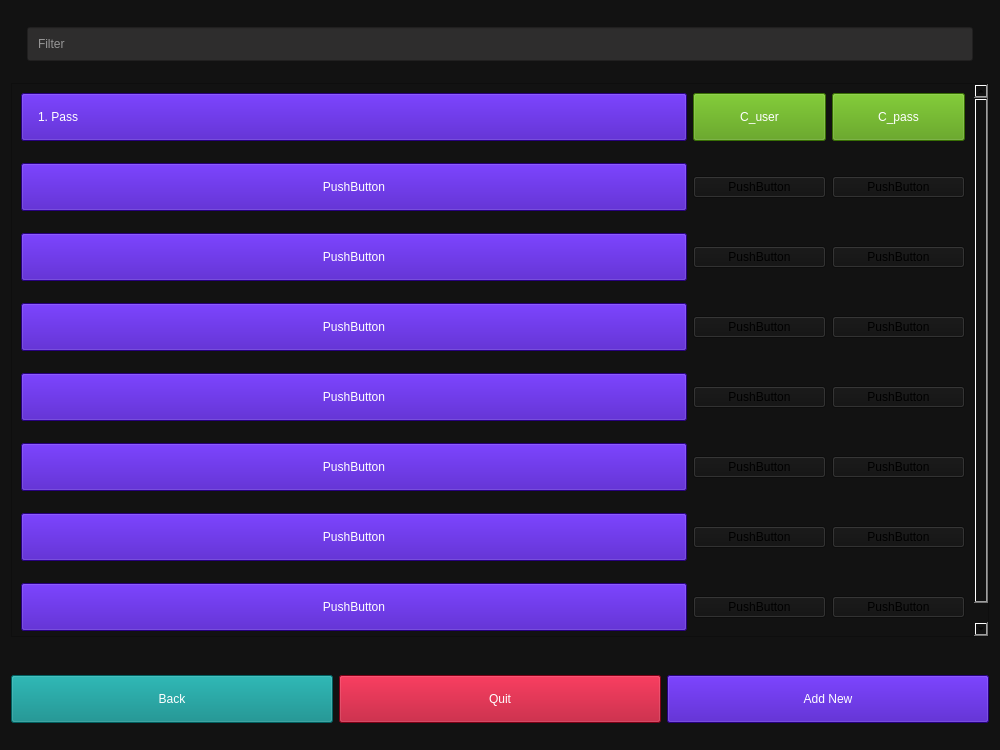
<?xml version="1.0" encoding="UTF-8"?>
<ui version="4.0">
 <class>Form</class>
 <widget class="QWidget" name="Form">
  <property name="geometry">
   <rect>
    <x>0</x>
    <y>0</y>
    <width>1000</width>
    <height>750</height>
   </rect>
  </property>
  <property name="windowTitle">
   <string>Form</string>
  </property>
  <property name="styleSheet">
   <string notr="true">background-color: rgb(18, 18, 18);</string>
  </property>
  <layout class="QGridLayout" name="gridLayout_2">
   <item row="0" column="0">
    <layout class="QGridLayout" name="gridLayout" rowstretch="0,0,0,0">
     <item row="3" column="0">
      <layout class="QHBoxLayout" name="horizontalLayout">
       <property name="topMargin">
        <number>32</number>
       </property>
       <property name="bottomMargin">
        <number>16</number>
       </property>
       <item>
        <widget class="QPushButton" name="back_button">
         <property name="styleSheet">
          <string notr="true">font: 81 20pt &quot;FreeSans&quot;;
background-color: rgb(1, 135, 134);
color: rgb(255, 255, 255);
padding: 16px;</string>
         </property>
         <property name="text">
          <string>Back</string>
         </property>
        </widget>
       </item>
       <item>
        <widget class="QPushButton" name="quit_button">
         <property name="styleSheet">
          <string notr="true">font: 81 20pt &quot;FreeSans&quot;;
background-color: rgb(176, 0, 32);
color: rgb(255, 255, 255);
padding: 16px;</string>
         </property>
         <property name="text">
          <string>Quit</string>
         </property>
        </widget>
       </item>
       <item>
        <widget class="QPushButton" name="add_new_button">
         <property name="styleSheet">
          <string notr="true">font: 81 20pt &quot;FreeSans&quot;;
background-color: rgb(55, 0, 179);
color: rgb(255, 255, 255);
padding: 16px;</string>
         </property>
         <property name="text">
          <string>Add New</string>
         </property>
        </widget>
       </item>
      </layout>
     </item>
     <item row="1" column="0">
      <widget class="QLineEdit" name="filter_lineEdit">
       <property name="minimumSize">
        <size>
         <width>0</width>
         <height>48</height>
        </size>
       </property>
       <property name="styleSheet">
        <string notr="true">background-color: rgb(46, 45, 45);
color: rgb(255, 255, 255);
font: 63 20pt &quot;FreeSans&quot;;
margin: 16px;
padding: 8px;</string>
       </property>
       <property name="placeholderText">
        <string>Filter</string>
       </property>
      </widget>
     </item>
     <item row="2" column="0">
      <widget class="QScrollArea" name="scrollArea">
       <property name="styleSheet">
        <string notr="true">QScrollBar::vertical {              
        border: 1px solid #999999;
        background:rgb(211, 215, 207);
        width: 24px;    
        margin: 24px 0px 24px 0px;
}
QScrollBar::handle:vertical {
        min-height: 24px;
		 background: rgb(136, 138, 133);
}

QScrollBar::add-line:vertical {
        height: 24px;
        subcontrol-position: bottom;
        subcontrol-origin: margin;
}
QScrollBar::sub-line:vertical {
        height: 24px;
        subcontrol-position: top;
        subcontrol-origin: margin;
}</string>
       </property>
       <property name="widgetResizable">
        <bool>true</bool>
       </property>
       <widget class="QWidget" name="scrollAreaWidgetContents">
        <property name="geometry">
         <rect>
          <x>0</x>
          <y>0</y>
          <width>964</width>
          <height>694</height>
         </rect>
        </property>
        <layout class="QVBoxLayout" name="verticalLayout_2">
         <item>
          <layout class="QVBoxLayout" name="verticalLayout">
           <item>
            <layout class="QHBoxLayout" name="horizontalLayout_2" stretch="5,1,1">
             <property name="topMargin">
              <number>0</number>
             </property>
             <property name="bottomMargin">
              <number>16</number>
             </property>
             <item>
              <widget class="QPushButton" name="pushButton">
               <property name="styleSheet">
                <string notr="true">font: 81 20pt &quot;FreeSans&quot;;
background-color: rgb(55, 0, 179);
color: rgb(255, 255, 255);
padding: 16px;
text-align: left;</string>
               </property>
               <property name="text">
                <string>1. Pass</string>
               </property>
              </widget>
             </item>
             <item>
              <widget class="QPushButton" name="pushButton_2">
               <property name="styleSheet">
                <string notr="true">font: 100 20pt &quot;FreeSans&quot;;
background-color: rgb(78, 154, 6);
color: rgb(255, 255, 255);
padding: 16px;</string>
               </property>
               <property name="text">
                <string>C_user</string>
               </property>
              </widget>
             </item>
             <item>
              <widget class="QPushButton" name="pushButton_3">
               <property name="styleSheet">
                <string notr="true">font: 100 20pt &quot;FreeSans&quot;;
background-color: rgb(78, 154, 6);
color: rgb(255, 255, 255);
padding: 16px;</string>
               </property>
               <property name="text">
                <string>C_pass</string>
               </property>
              </widget>
             </item>
            </layout>
           </item>
          </layout>
         </item>
         <item>
          <layout class="QHBoxLayout" name="horizontalLayout_3" stretch="5,1,1">
           <property name="topMargin">
            <number>0</number>
           </property>
           <property name="bottomMargin">
            <number>16</number>
           </property>
           <item>
            <widget class="QPushButton" name="pushButton_4">
             <property name="styleSheet">
              <string notr="true">font: 81 20pt &quot;FreeSans&quot;;
background-color: rgb(55, 0, 179);
color: rgb(255, 255, 255);
padding: 16px;</string>
             </property>
             <property name="text">
              <string>PushButton</string>
             </property>
            </widget>
           </item>
           <item>
            <widget class="QPushButton" name="pushButton_5">
             <property name="text">
              <string>PushButton</string>
             </property>
            </widget>
           </item>
           <item>
            <widget class="QPushButton" name="pushButton_6">
             <property name="text">
              <string>PushButton</string>
             </property>
            </widget>
           </item>
          </layout>
         </item>
         <item>
          <layout class="QHBoxLayout" name="horizontalLayout_4" stretch="5,1,1">
           <property name="topMargin">
            <number>0</number>
           </property>
           <property name="bottomMargin">
            <number>16</number>
           </property>
           <item>
            <widget class="QPushButton" name="pushButton_9">
             <property name="styleSheet">
              <string notr="true">font: 81 20pt &quot;FreeSans&quot;;
background-color: rgb(55, 0, 179);
color: rgb(255, 255, 255);
padding: 16px;</string>
             </property>
             <property name="text">
              <string>PushButton</string>
             </property>
            </widget>
           </item>
           <item>
            <widget class="QPushButton" name="pushButton_8">
             <property name="text">
              <string>PushButton</string>
             </property>
            </widget>
           </item>
           <item>
            <widget class="QPushButton" name="pushButton_7">
             <property name="text">
              <string>PushButton</string>
             </property>
            </widget>
           </item>
          </layout>
         </item>
         <item>
          <layout class="QHBoxLayout" name="horizontalLayout_5" stretch="5,1,1">
           <property name="topMargin">
            <number>0</number>
           </property>
           <property name="bottomMargin">
            <number>16</number>
           </property>
           <item>
            <widget class="QPushButton" name="pushButton_12">
             <property name="styleSheet">
              <string notr="true">font: 81 20pt &quot;FreeSans&quot;;
background-color: rgb(55, 0, 179);
color: rgb(255, 255, 255);
padding: 16px;</string>
             </property>
             <property name="text">
              <string>PushButton</string>
             </property>
            </widget>
           </item>
           <item>
            <widget class="QPushButton" name="pushButton_11">
             <property name="text">
              <string>PushButton</string>
             </property>
            </widget>
           </item>
           <item>
            <widget class="QPushButton" name="pushButton_10">
             <property name="text">
              <string>PushButton</string>
             </property>
            </widget>
           </item>
          </layout>
         </item>
         <item>
          <layout class="QHBoxLayout" name="horizontalLayout_6" stretch="5,1,1">
           <property name="topMargin">
            <number>0</number>
           </property>
           <property name="bottomMargin">
            <number>16</number>
           </property>
           <item>
            <widget class="QPushButton" name="pushButton_16">
             <property name="styleSheet">
              <string notr="true">font: 81 20pt &quot;FreeSans&quot;;
background-color: rgb(55, 0, 179);
color: rgb(255, 255, 255);
padding: 16px;</string>
             </property>
             <property name="text">
              <string>PushButton</string>
             </property>
            </widget>
           </item>
           <item>
            <widget class="QPushButton" name="pushButton_15">
             <property name="text">
              <string>PushButton</string>
             </property>
            </widget>
           </item>
           <item>
            <widget class="QPushButton" name="pushButton_13">
             <property name="text">
              <string>PushButton</string>
             </property>
            </widget>
           </item>
          </layout>
         </item>
         <item>
          <layout class="QHBoxLayout" name="horizontalLayout_7" stretch="5,1,1">
           <property name="topMargin">
            <number>0</number>
           </property>
           <property name="bottomMargin">
            <number>16</number>
           </property>
           <item>
            <widget class="QPushButton" name="pushButton_18">
             <property name="styleSheet">
              <string notr="true">font: 81 20pt &quot;FreeSans&quot;;
background-color: rgb(55, 0, 179);
color: rgb(255, 255, 255);
padding: 16px;</string>
             </property>
             <property name="text">
              <string>PushButton</string>
             </property>
            </widget>
           </item>
           <item>
            <widget class="QPushButton" name="pushButton_17">
             <property name="text">
              <string>PushButton</string>
             </property>
            </widget>
           </item>
           <item>
            <widget class="QPushButton" name="pushButton_14">
             <property name="text">
              <string>PushButton</string>
             </property>
            </widget>
           </item>
          </layout>
         </item>
         <item>
          <layout class="QHBoxLayout" name="horizontalLayout_8" stretch="5,1,1">
           <property name="bottomMargin">
            <number>16</number>
           </property>
           <item>
            <widget class="QPushButton" name="pushButton_21">
             <property name="styleSheet">
              <string notr="true">font: 81 20pt &quot;FreeSans&quot;;
background-color: rgb(55, 0, 179);
color: rgb(255, 255, 255);
padding: 16px;</string>
             </property>
             <property name="text">
              <string>PushButton</string>
             </property>
            </widget>
           </item>
           <item>
            <widget class="QPushButton" name="pushButton_20">
             <property name="text">
              <string>PushButton</string>
             </property>
            </widget>
           </item>
           <item>
            <widget class="QPushButton" name="pushButton_19">
             <property name="text">
              <string>PushButton</string>
             </property>
            </widget>
           </item>
          </layout>
         </item>
         <item>
          <layout class="QHBoxLayout" name="horizontalLayout_9" stretch="5,1,1">
           <property name="topMargin">
            <number>0</number>
           </property>
           <property name="bottomMargin">
            <number>16</number>
           </property>
           <item>
            <widget class="QPushButton" name="pushButton_24">
             <property name="styleSheet">
              <string notr="true">font: 81 20pt &quot;FreeSans&quot;;
background-color: rgb(55, 0, 179);
color: rgb(255, 255, 255);
padding: 16px;</string>
             </property>
             <property name="text">
              <string>PushButton</string>
             </property>
            </widget>
           </item>
           <item>
            <widget class="QPushButton" name="pushButton_23">
             <property name="text">
              <string>PushButton</string>
             </property>
            </widget>
           </item>
           <item>
            <widget class="QPushButton" name="pushButton_22">
             <property name="text">
              <string>PushButton</string>
             </property>
            </widget>
           </item>
          </layout>
         </item>
        </layout>
       </widget>
      </widget>
     </item>
    </layout>
   </item>
  </layout>
 </widget>
 <resources/>
 <connections/>
</ui>
